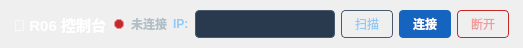
     <widget class="QFrame" name="topBar">
      <property name="minimumSize">
       <size>
        <width>0</width>
        <height>48</height>
       </size>
      </property>
      <property name="maximumSize">
       <size>
        <width>16777215</width>
        <height>48</height>
       </size>
      </property>
      <property name="styleSheet">
       <string>QFrame#topBar{background:#1e2a3a;border-bottom:2px solid #1565c0;}</string>
      </property>
      <layout class="QHBoxLayout" name="topBarLayout">
       <property name="spacing">
        <number>6</number>
       </property>
       <property name="leftMargin">
        <number>14</number>
       </property>
       <property name="topMargin">
        <number>6</number>
       </property>
       <property name="rightMargin">
        <number>14</number>
       </property>
       <property name="bottomMargin">
        <number>6</number>
       </property>
       <item>
        <widget class="QLabel" name="appTitle">
         <property name="styleSheet">
          <string>color:#fff;font-size:15px;font-weight:bold;border:none;background:transparent;</string>
         </property>
         <property name="text">
          <string>🤖 R06 控制台</string>
         </property>
        </widget>
       </item>
       <item>
        <spacer name="topLeftSpacer">
         <property name="orientation">
          <enum>Qt::Orientation::Horizontal</enum>
         </property>
         <property name="sizeHint" stdset="0">
          <size>
           <width>0</width>
           <height>0</height>
          </size>
         </property>
        </spacer>
       </item>
       <item>
        <widget class="QWidget" name="statusIndicator" native="true">
         <property name="minimumSize">
          <size>
           <width>12</width>
           <height>12</height>
          </size>
         </property>
         <property name="maximumSize">
          <size>
           <width>12</width>
           <height>12</height>
          </size>
         </property>
         <property name="styleSheet">
          <string>background:#c62828;border-radius:6px;border:2px solid rgba(255,255,255,0.25);</string>
         </property>
        </widget>
       </item>
       <item>
        <widget class="QLabel" name="labelStatus">
         <property name="styleSheet">
          <string>color:#b0bec5;font-size:12px;font-weight:bold;border:none;background:transparent;</string>
         </property>
         <property name="text">
          <string>未连接</string>
         </property>
        </widget>
       </item>
       <item>
        <spacer name="topMidSpacer">
         <property name="orientation">
          <enum>Qt::Orientation::Horizontal</enum>
         </property>
         <property name="sizeHint" stdset="0">
          <size>
           <width>0</width>
           <height>0</height>
          </size>
         </property>
        </spacer>
       </item>
       <item>
        <widget class="QLabel" name="labelIp">
         <property name="styleSheet">
          <string>color:#90caf9;font-size:12px;font-weight:bold;border:none;background:transparent;</string>
         </property>
         <property name="text">
          <string>IP:</string>
         </property>
        </widget>
       </item>
       <item>
        <widget class="QComboBox" name="comboIpList">
         <property name="minimumSize">
          <size>
           <width>140</width>
           <height>28</height>
          </size>
         </property>
         <property name="styleSheet">
          <string>QComboBox{background:#2a3a4e;color:#eee;border:1px solid #4a5a6e;border-radius:4px;padding:2px 6px;font-size:12px;}
QComboBox:hover{border-color:#64b5f6;}
QComboBox::drop-down{border:none;width:20px;}
QComboBox::down-arrow{image:none;border-left:5px solid transparent;border-right:5px solid transparent;border-top:6px solid #90caf9;margin-top:3px;}</string>
         </property>
         <property name="editable">
          <bool>true</bool>
         </property>
        </widget>
       </item>
       <item>
        <widget class="QPushButton" name="btnScan">
         <property name="minimumSize">
          <size>
           <width>52</width>
           <height>28</height>
          </size>
         </property>
         <property name="styleSheet">
          <string>QPushButton{background:transparent;color:#90caf9;border:1px solid #4a5a6e;border-radius:4px;padding:2px 10px;font-size:12px;}
QPushButton:hover{background:#2a3a4e;border-color:#64b5f6;}
QPushButton:disabled{color:#555;border-color:#3a3a3a;}</string>
         </property>
         <property name="text">
          <string>扫描</string>
         </property>
        </widget>
       </item>
       <item>
        <widget class="QPushButton" name="btnConnect">
         <property name="minimumSize">
          <size>
           <width>52</width>
           <height>28</height>
          </size>
         </property>
         <property name="styleSheet">
          <string>QPushButton{background:#1565c0;color:#fff;border:none;border-radius:4px;padding:2px 10px;font-weight:bold;font-size:12px;}
QPushButton:hover{background:#1976d2;}QPushButton:pressed{background:#0d47a1;}
QPushButton:disabled{background:#4a5a6e;color:#888;}</string>
         </property>
         <property name="text">
          <string>连接</string>
         </property>
        </widget>
       </item>
       <item>
        <widget class="QPushButton" name="btnDisconnect">
         <property name="minimumSize">
          <size>
           <width>52</width>
           <height>28</height>
          </size>
         </property>
         <property name="styleSheet">
          <string>QPushButton{background:transparent;color:#ef9a9a;border:1px solid #c62828;border-radius:4px;padding:2px 10px;font-size:12px;}
QPushButton:hover{background:rgba(198,40,40,0.15);border-color:#ef5350;}
QPushButton:disabled{color:#555;border-color:#3a3a3a;}</string>
         </property>
         <property name="text">
          <string>断开</string>
         </property>
        </widget>
       </item>
      </layout>
     </widget>
